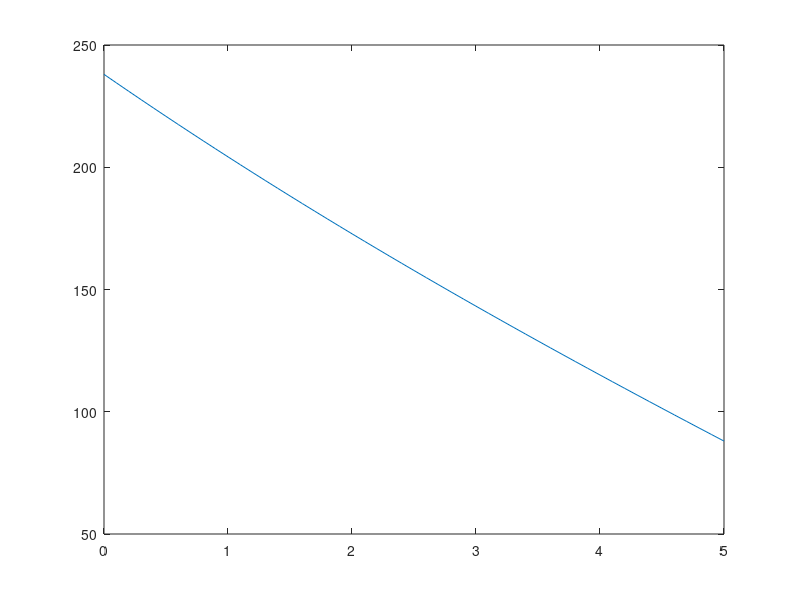

MATLAB code to generate this figure:
clear
clc
%% Valores para modificar
psi = [80, 120];
h = 0.1;
t0 = 238;
t5 = 88;

%% Problema
k = 0.013;
ta = 33;
x = 0;
t = t0;
% Tabla 1
ky = k*(t0-ta);
for c = 1:(5/h)
    x(c+1) = x(c) + h;
    t(c+1) = t(c) + psi(c,1)*h;
    ky(c+1) = k*(t(c+1)-ta);
    psi(c+1,1) = psi(c,1)+ky(c)*h;
    temp = t(c+1);
end
% Siguientes tablas
n = 2;
rep = 0;
while rep == 0
    ky = k*(t0-ta);
    t(n,1) = t0;
    for c = 1:(5/h)
        t(n,c+1) = t(n,c) + psi(c,n)*h;
        ky(c+1) = k*(t(n,c+1)-ta);
        psi(c+1,n) = psi(c,n)+ky(c)*h;
        temp(n) = t(n,c+1);
    end
    psi(1,n+1) = psi(1,n) + (psi(1,n) - psi(1,n-1)) * (t5 - temp(n)) / (temp(n) - temp(n-1));
    if isnan(psi(1,n+1))
        rep = rep + 1;
        break
    end
    n = n + 1;
end
plot(x, t(n,1:(5/h + 1)))
